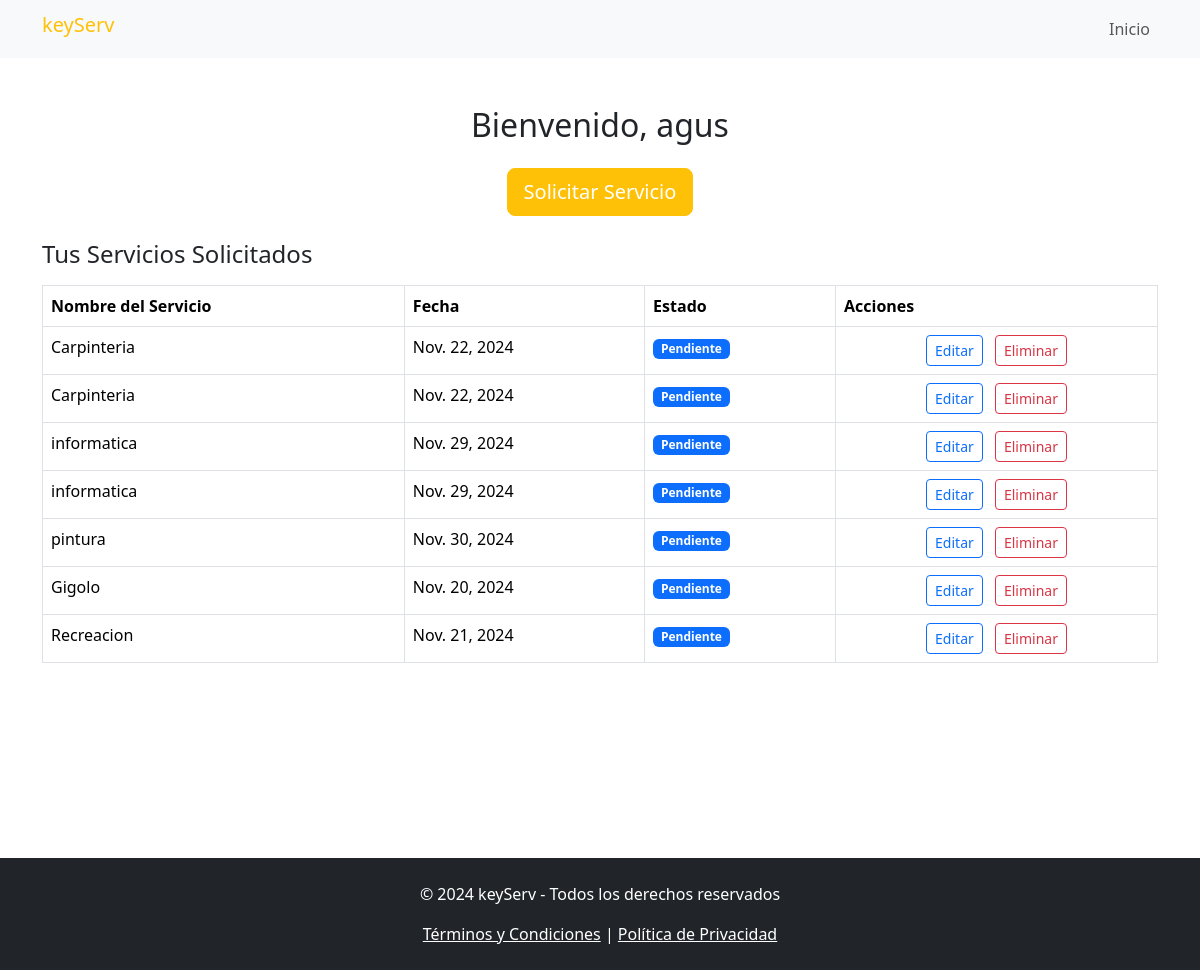
/usuarios/dashboard/ (signed in), run on an earlier commit of the app's database.
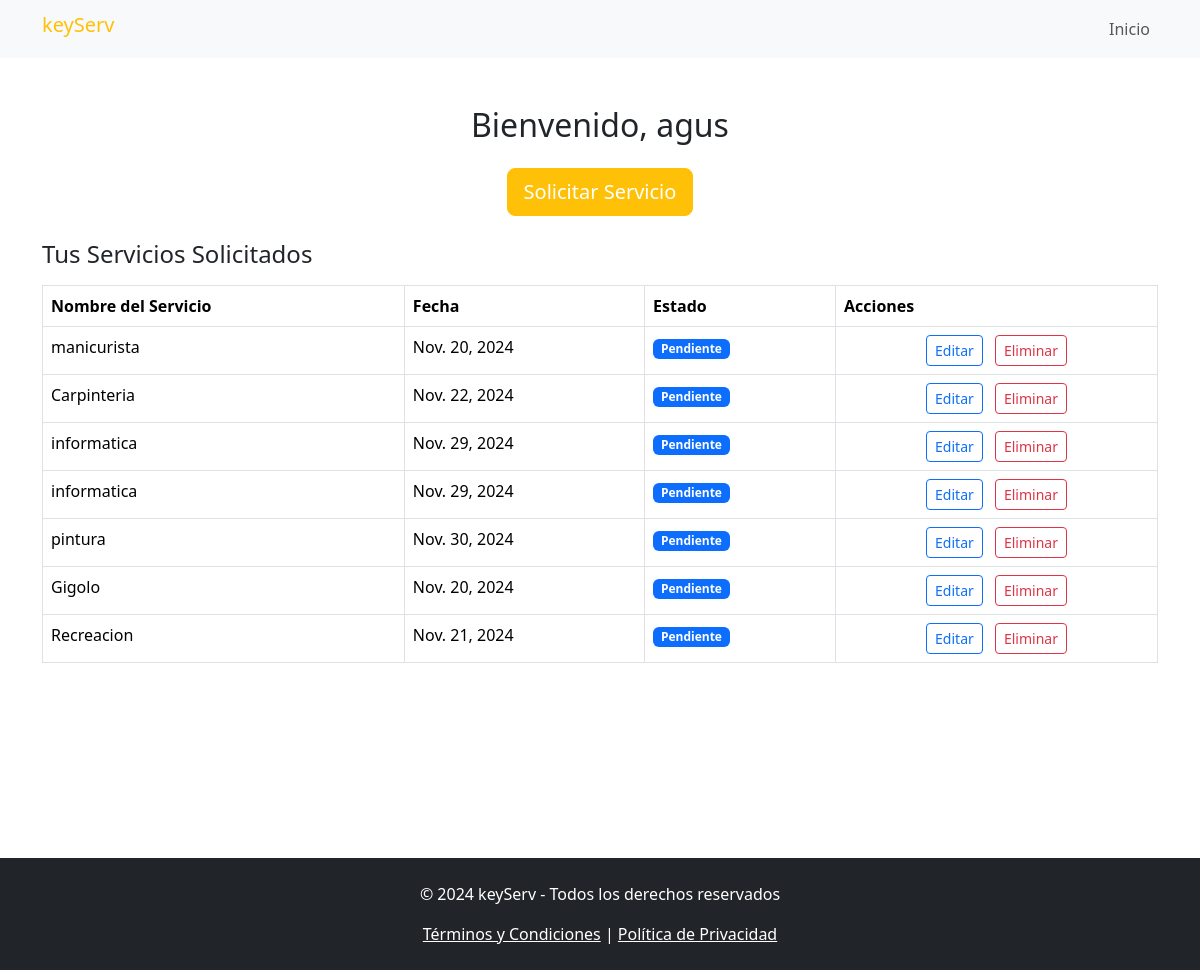
And on a later commit of the database.
### apps/solicitudes/models.py (models this page shows, shortened)
class Solicitud(models.Model):
    cliente = models.ForeignKey(Cliente, on_delete=models.CASCADE)
    servicio = models.ForeignKey(Servicio, on_delete=models.CASCADE)
    fecha_solicitud = models.DateField(auto_now_add=True)
    fecha_servicio = models.DateField()
    estado = models.CharField(max_length=10, default='Pendiente')

### apps/servicios/models.py (models this page shows, shortened)
class Servicio(models.Model):
    nombre_servicio = models.CharField(max_length=100)
    descripcion = models.TextField()

### apps/usuarios/views.py (the view)
# urls.py: path('dashboard/', DashboardView.as_view(), name='dashboard'),
class DashboardView(UserPassesTestMixin, TemplateView):
    def test_func(self):
        if self.request.user.rol == 'Cliente':
            self.template_name = 'dashboard_cliente.html'
        elif self.request.user.rol == 'Profesional':
            self.template_name = 'dashboard_profesional.html'
        else:
            return False
        return True
    def get_context_data(self, **kwargs):
        context = super().get_context_data(**kwargs)
        if self.request.user.rol == 'Cliente':
            context['solicitudes'] = Solicitud.objects.filter(cliente=self.request.user.cliente)
        return context

### apps/usuarios/templates/dashboard_cliente.html (shortened to what this page needs)
{% extends 'base.html' %}
{% block navbar %}
      <nav class="navbar navbar-expand-lg navbar-light bg-light">
        <div class="container">
          <h1 class="navbar-brand text-warning" href="#">keyServ</h1>
          <div class="collapse navbar-collapse" id="navbarNav">
            <ul class="navbar-nav ms-auto">
              <li class="nav-item">
                <a class="nav-link" href="{% url 'home' %}">Inicio</a>
              </li>
            </ul>
          </div>
        </div>
      </nav>
      {% endblock %}
{% block content %}
  <main class="container py-5 d-flex flex-column min-vh-100">
    <section>
        <h2 class="text-center text-dark mb-4">Bienvenido, {{ user.username }}</h2>
        <div class="text-center mb-4">
            <a href="{% url 'crear_solicitud' %}" class="btn btn-warning btn-lg text-white">Solicitar Servicio</a>
        </div>
        <h4 class="text-dark">Tus Servicios Solicitados</h4>
        <div class="table-responsive mt-3">
            <table class="table table-bordered table-hover">
                <thead class="bg-dark text-white">
                    <tr>
                        <th>Nombre del Servicio</th>
                        <th>Fecha</th>
                        <th>Estado</th>
                        <th>Acciones</th>
                    </tr>
                </thead>
                <tbody>
                    {% for solicitud in solicitudes %}
                    <tr>
                        <td>{{ solicitud.servicio.nombre_servicio }}</td>
                        <td>{{ solicitud.fecha_servicio }}</td>
                        <td>
                            <span class="badge
                                {% if solicitud.estado == 'Pendiente' %}bg-primary
                                {% elif solicitud.estado == 'Aceptado' %}bg-success
                                {% elif solicitud.estado == 'Rechazado' %}bg-danger
                                {% else %}bg-secondary{% endif %}">
                                {{ solicitud.estado }}
                            </span>
                        </td>
                        <td class="text-center">
                            <a href="{% url 'actualizar_solicitud' solicitud.id %}" class="btn btn-outline-primary btn-sm me-2">
                                 Editar
                            </a>
                            <button class="btn btn-outline-danger btn-sm" onclick="confirmDelete({{ solicitud.id }})">
                                 Eliminar
                            </button>
                        </td>
                    </tr>
                    {% empty %}
                    <tr>
                        <td colspan="4" class="text-center">No tienes servicios solicitados.</td>
                    </tr>
                    {% endfor %}
                </tbody>
            </table>
        </div>
    </section>
</main>
{% endblock %}

What changed in the data, as far as the page shows it:
changed Solicitud: servicio.nombre_servicio "Carpinteria" → "manicurista"; fecha_servicio "Nov. 22, 2024" → "Nov. 20, 2024"
